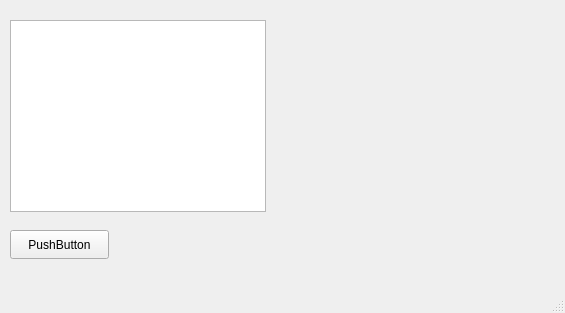
<?xml version="1.0" encoding="UTF-8"?>
<ui version="4.0">
 <class>MainWindow</class>
 <widget class="QMainWindow" name="MainWindow">
  <property name="geometry">
   <rect>
    <x>0</x>
    <y>0</y>
    <width>565</width>
    <height>313</height>
   </rect>
  </property>
  <property name="windowTitle">
   <string>MainWindow</string>
  </property>
  <widget class="QWidget" name="centralwidget">
   <widget class="QPushButton" name="btnBrowse">
    <property name="geometry">
     <rect>
      <x>10</x>
      <y>230</y>
      <width>99</width>
      <height>29</height>
     </rect>
    </property>
    <property name="text">
     <string>PushButton</string>
    </property>
   </widget>
   <widget class="QListWidget" name="listWidget">
    <property name="geometry">
     <rect>
      <x>10</x>
      <y>20</y>
      <width>256</width>
      <height>192</height>
     </rect>
    </property>
   </widget>
  </widget>
  <widget class="QMenuBar" name="menubar">
   <property name="geometry">
    <rect>
     <x>0</x>
     <y>0</y>
     <width>565</width>
     <height>23</height>
    </rect>
   </property>
  </widget>
  <widget class="QStatusBar" name="statusbar"/>
 </widget>
 <resources/>
 <connections/>
</ui>
